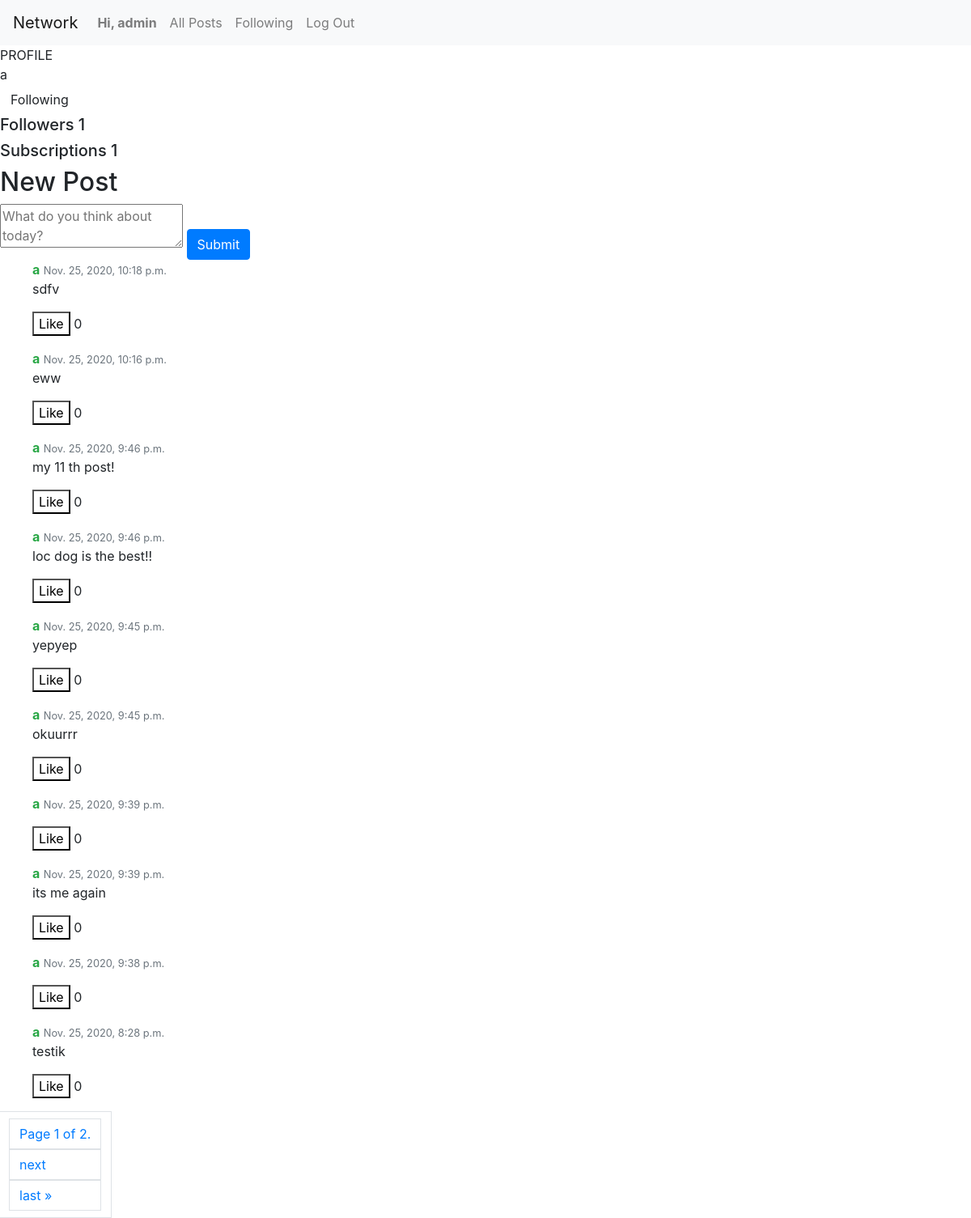
/profile/a (signed in), run on an earlier commit of the app's database.
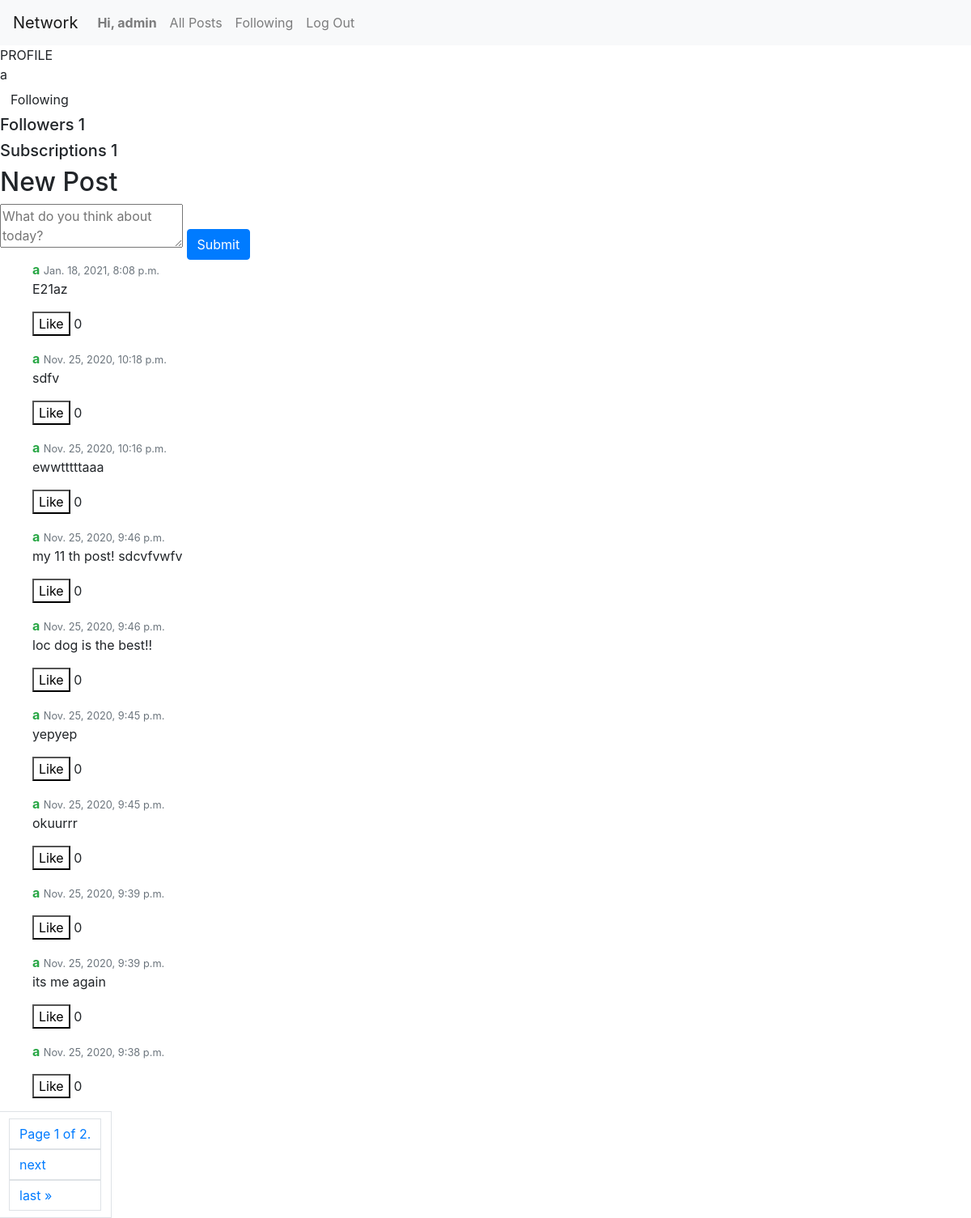
And on a later commit of the database.
### network/models.py (models this page shows, shortened)
class User(AbstractUser):
    pass

class Post(models.Model):
    post = models.TextField(blank=True)
    post_time = models.DateTimeField(default=timezone.now)
    user_posted = models.ForeignKey(User, on_delete=models.CASCADE)
    like = models.ManyToManyField(User, default=0, related_name='like')

### network/views.py (the view, shortened to what this page needs)
# urls.py: path("profile/<username>", views.profile_page, name="profile page"),
@csrf_exempt
@login_required
def profile_page(request, username):
    users_profile = User.objects.get(username=username)
    is_followed = ProfileFollows.objects.filter(user_to_follow=users_profile.id, follower=request.user).exists()
    all_users_posts = Post.objects.filter(user_posted=users_profile).order_by("-post_time")
    followers = users_profile.following_user.all()
    followings = users_profile.follower_user.all()
    paginator = Paginator(all_users_posts, 10)
    page_number = request.GET.get('page')
    page_obj = paginator.get_page(page_number)
    return render(request, "network/profile.html", {
        'all_posts': all_users_posts,
        'page_obj': page_obj,
        'username': username,
        'followers': followers,
        'followings': followings,
        'is_followed': is_followed,
        'users_profile': users_profile
    })

### network/templates/network/profile.html (shortened to what this page needs)
{% extends "network/layout.html" %}
{% block body %}
    <div>PROFILE</div>
    <div class="profile-info">
        {{username}}
    </div>
    {% if user != users_profile %}
        <form action="{% url 'profile page' username %}" method="POST">
            {% if is_followed %}
                <input type="submit" value="Following" name="unfollow_btn" class="btn following-btn" id="unfollowBtn">
            {% else %}
                <input type="submit" value="Follow" name="follow_btn" class="btn follow-btn">
            {% endif %}
        </form>
    {% endif %}
    <h5>Followers {{ followers.count }}</h5>
    <h5>Subscriptions {{ followings.count }}</h5>
    <div class="new-post">
        <h2>New Post</h2>
        <form>
            <textarea id="post-text" placeholder="What do you think about today?"></textarea>
            <input type="submit" href="{% url 'profile page' user.username %}" id="new_post" class="btn btn-primary"/>
        </form>
    </div>
     {% include 'network/posts.html' %}
{% endblock %}

### network/templates/network/layout.html (shortened to what this page needs)
{% load static %}
<!DOCTYPE html>
<html lang="en">
    <head>
        <link rel="stylesheet" href="https://stackpath.bootstrapcdn.com/bootstrap/4.4.1/css/bootstrap.min.css">
        <link href="{% static 'network/styles.css' %}" rel="stylesheet">
    </head>
    <body>
        <nav class="navbar navbar-expand-lg navbar-light bg-light">
            <a class="navbar-brand" href="#">Network</a>
            <div>
              <ul class="navbar-nav mr-auto">
                {% if user.is_authenticated %}
                    <li class="nav-item">
                        <a class="nav-link" id="profile" href="{% url 'profile page' user.username %}"><strong>Hi, {{ user.username }}</strong></a>
                    </li>
                {% endif %}
                <li class="nav-item">
                  <a class="nav-link" href="{% url 'index' %}">All Posts</a>
                </li>
                {% if user.is_authenticated %}
                    <li class="nav-item">
                        <a class="nav-link" id="following" href="{% url 'following posts' %}">Following</a>
                    </li>
                    <li class="nav-item">
                        <a class="nav-link" href="{% url 'logout' %}">Log Out</a>
                    </li>
                {% endif %}
              </ul>
            </div>
          </nav>
        <div class="body">
            {% block body %}
            {% endblock %}
        </div>
    </body>
</html>

### network/templates/network/posts.html (shortened to what this page needs)
<div class="all-posts">
    {% for post in page_obj %}
        <ul class="media-list">
            <li class="media">
                <div class="media-body">
                    <a><strong class="text-success" href="{% url 'profile page' post.user_posted %}">{{post.user_posted}}</strong></a>
                    <span class="text-muted pull-right">
                        <small class="text-muted">{{post.post_time}}</small>
                    </span>
                    <p id="post-text-for-{{post.id}}" class="post-text" style="display:block;">
                        {{post.post}}
                    </p>
                    <button class="like-btn" id="liked-post-{{post.id}}"
                            {% if not request.user in post.like.all %} style="background-color:white;"
                            {% else %} style="background-color:red;"
                            {% endif %}>
                        Like
                    </button>
                    <span class="like-count-{{post.id}}">{{post.like.count}}</span>
                </div>
            </li>
        </ul>
    {% endfor %}
    <div class="pagination">
        <span class="page-link">
            <span class="current page-link disabled">
                Page {{ page_obj.number }} of {{ page_obj.paginator.num_pages }}.
            </span>
            {% if page_obj.has_next %}
                <a class="page-link" href="?page={{ page_obj.next_page_number }}">next</a>
                <a class="page-link" href="?page={{ page_obj.paginator.num_pages }}">last &raquo;</a>
            {% endif %}
        </span>
    </div>
</div>

What changed in the data, as far as the page shows it:
no longer on this page (row unchanged): Post: user_posted "a", post_time "Nov. 25, 2020, 8:28 p.m.", post "testik", like.count "0"
added Post: user_posted "a", post_time "Jan. 18, 2021, 8:08 p.m.", post "E21az", like.count "0"
changed Post: post "eww" → "ewwtttttaaa"
changed Post: post "my 11 th post!" → "my 11 th post! sdcvfvwfv"
